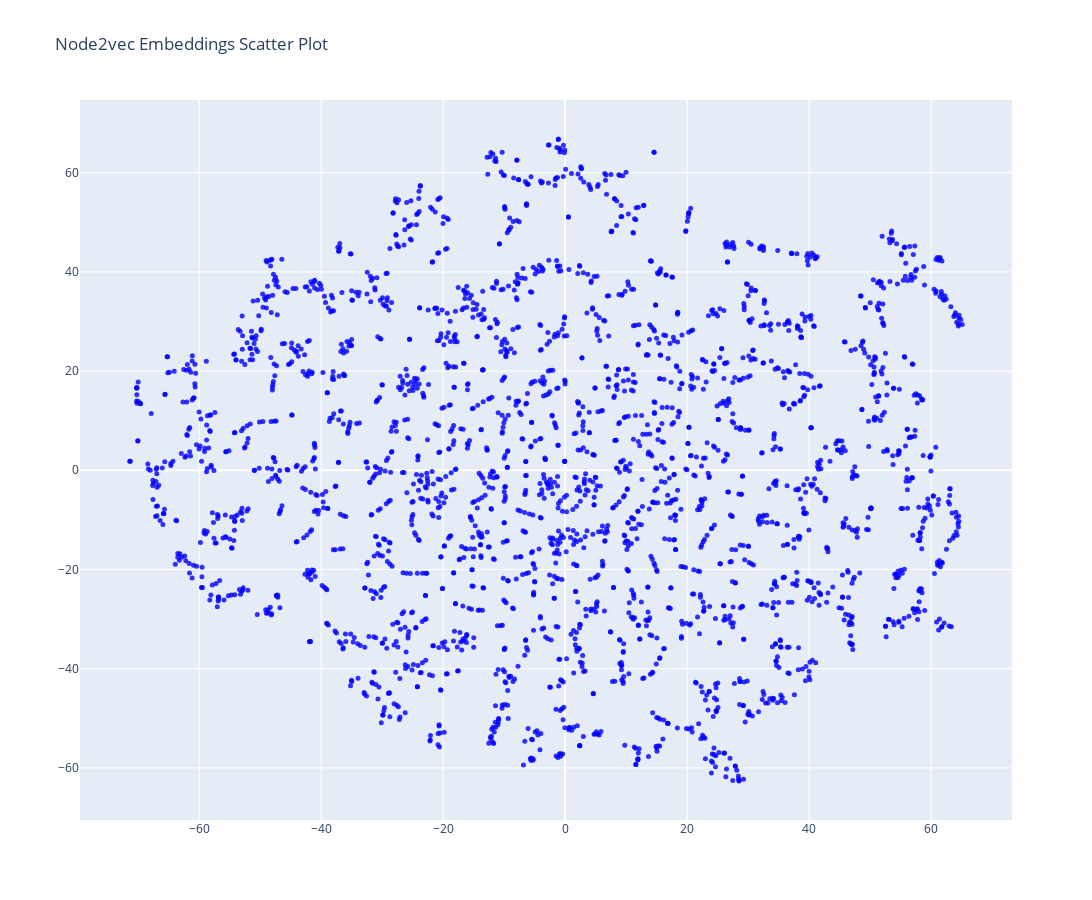

This figure's notebook cell:
### Code cell
emb_df = (
    pd.DataFrame(
        [mdl_struct.wv.get_vector(str(n)) for n in TN.graph.nodes()],
        index = TN.graph.nodes
    )
)
plot_tsne_embedding(emb_df)

### Figure 1 — Plotly figure (JSON) as saved in the notebook; plotly's stock layout.template omitted (floating-point values rounded to 4 significant figures; data arrays with more than 128 entries replaced by an {"elided": "..."} marker saying what was removed)
{"data": [{"marker": {"color": "blue", "opacity": 0.8, "size": 5}, "mode": "markers", "x": {"elided": "2719 float values"}, "y": {"elided": "2719 float values"}, "type": "scatter"}], "layout": {"height": 900, "title": {"text": "Node2vec Embeddings Scatter Plot"}, "width": 1200}}
